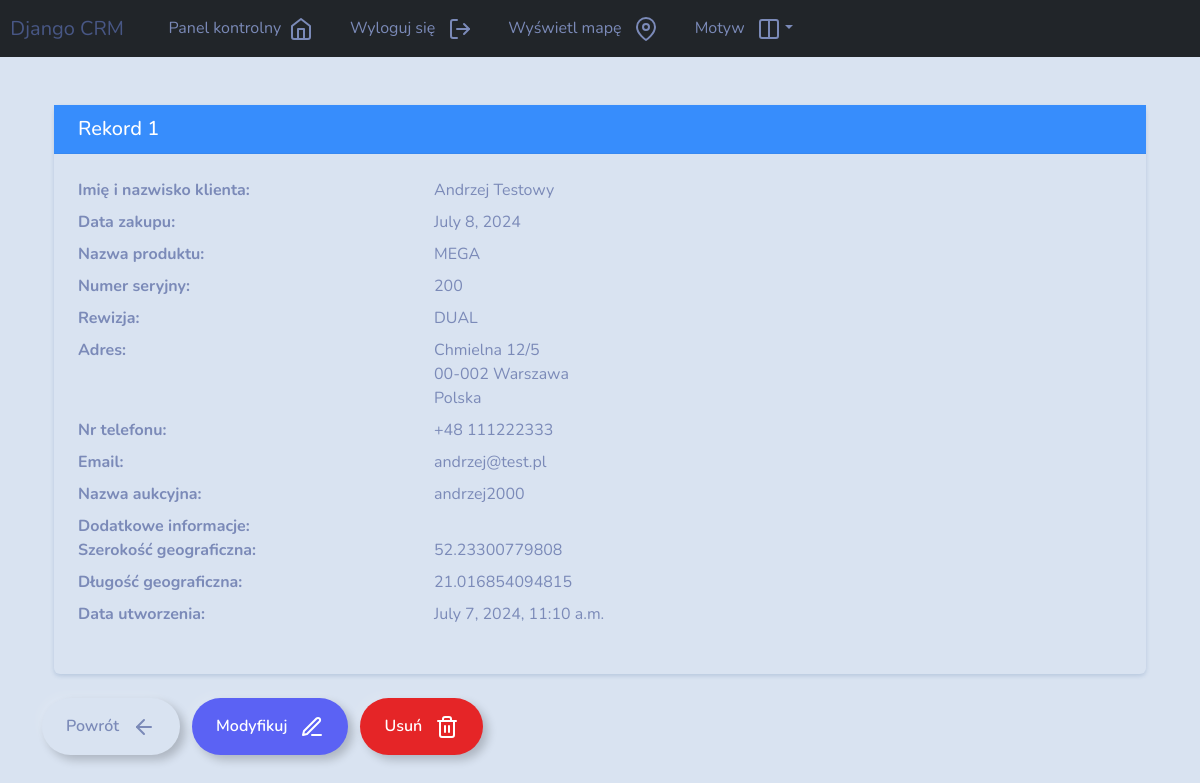
The page /record/1 (signed in) on the database its author committed.
### webapp/models.py (models this page shows, shortened)
class Record(models.Model):
    creation_date = models.DateTimeField(auto_now_add=True)
    purchase_date = models.DateField(blank=True, null=True)  # Allows blank and NULL
    product_name = models.CharField(max_length=100, blank=True)  # Allows blank
    serial_number = models.CharField(max_length=100, blank=True)  # Allows blank
    revision = models.CharField(max_length=100, blank=True)  # Allows blank
    customer_first_name = models.CharField(max_length=100, blank=True)  # Allows blank
    customer_last_name = models.CharField(max_length=100, blank=True)  # Allows blank
    address_street = models.CharField(max_length=100, blank=True)  # Allows blank
    address_building = models.CharField(max_length=100, blank=True)  # Allows blank
    address_apartment = models.CharField(max_length=100, blank=True)  # Allows blank
    address_city = models.CharField(max_length=100, blank=True)  # Allows blank
    address_postal_code = models.CharField(max_length=100, blank=True)  # Allows blank
    address_country = models.CharField(max_length=100, blank=True)  # Allows blank
    phone_number = models.CharField(max_length=100, blank=True)  # Allows blank
    email = models.EmailField(max_length=100, blank=True)  # Allows blank
    auction_name = models.CharField(max_length=100, blank=True)  # Allows blank
    additional_info = models.TextField(max_length=1000, blank=True)  # Allows blank
    gps_latitude = models.FloatField(null=True, blank=True)  # Allows NULL and blank
    gps_longitude = models.FloatField(null=True, blank=True)  # Allows NULL and blank

### webapp/views.py (the view)
# urls.py: path('record/<int:pk>', views.view_record, name='view_record'),
@login_required(login_url='user_login')
def view_record(request, pk):
    all_records = Record.objects.get(id=pk)
    context = {'record': all_records}
    return render(request, 'webapp/view_record.html', context=context)

### webapp/templates/webapp/view_record.html (shortened to what this page needs)
{% extends 'webapp/base.html' %}
{% block content %}
<div class="container py-4">
    <div class="card shadow-sm">
        <div class="card-header bg-primary text-white">
            <h5 class="mb-0">Rekord {{ record.id }}</h5>
        </div>
        <div class="card-body">
            <dl class="row">
                <dt class="col-sm-4">Imię i nazwisko klienta:</dt>
                <dd class="col-sm-8">{{record.customer_first_name}} {{record.customer_last_name}}</dd>
                <dt class="col-sm-4">Data zakupu:</dt>
                <dd class="col-sm-8">{{record.purchase_date}}</dd>
                <dt class="col-sm-4">Nazwa produktu:</dt>
                <dd class="col-sm-8">{{record.product_name}}</dd>
                <dt class="col-sm-4">Numer seryjny:</dt>
                <dd class="col-sm-8">{{record.serial_number}}</dd>
                <dt class="col-sm-4">Rewizja:</dt>
                <dd class="col-sm-8">{{record.revision}}</dd>
                <dt class="col-sm-4">Adres:</dt>
                <dd class="col-sm-8">
                    {{record.address_street}} {{record.address_building}}/{{record.address_apartment}}<br>
                    {{record.address_postal_code}} {{record.address_city}}<br>
                    {{record.address_country}}
                </dd>
                <dt class="col-sm-4">Nr telefonu:</dt>
                <dd class="col-sm-8">{{record.phone_number}}</dd>
                <dt class="col-sm-4">Email:</dt>
                <dd class="col-sm-8">{{record.email}}</dd>
                <dt class="col-sm-4">Nazwa aukcyjna:</dt>
                <dd class="col-sm-8">{{record.auction_name}}</dd>
                <dt class="col-sm-4">Dodatkowe informacje:</dt>
                <dd class="col-sm-8">{{record.additional_info}}</dd>
                <dt class="col-sm-4">Szerokość geograficzna:</dt>
                <dd class="col-sm-8">{{record.gps_latitude}}</dd>
                <dt class="col-sm-4">Długość geograficzna:</dt>
                <dd class="col-sm-8">{{record.gps_longitude}}</dd>
                <dt class="col-sm-4">Data utworzenia:</dt>
                <dd class="col-sm-8">{{record.creation_date}}</dd>
            </dl>
        </div>
    </div>
</div>
<a href="{% url 'dashboard' %}" class="btn btn-outline-secondary">Powrót &nbsp&nbsp<i data-feather="arrow-left"></i></a>
<a href="{% url 'update_record' record.id %}" class="btn btn-outline-info">Modyfikuj &nbsp&nbsp<i data-feather="edit-3"></i></a>
<a href="{% url 'delete_record' record.id %}" class="btn btn-outline-danger">Usuń &nbsp&nbsp<i data-feather="trash-2"></i></a>
{% endblock %}

### rows shown on the page
Record: id "1", customer_first_name "Andrzej", customer_last_name "Testowy", purchase_date "July 8, 2024", product_name "MEGA", serial_number "200", revision "DUAL", address_street "Chmielna", address_building "12", address_apartment "5", address_postal_code "00-002", address_city "Warszawa", address_country "Polska", phone_number "+48 111222333", email "andrzej@test.pl", auction_name "andrzej2000", gps_latitude "52.23300779808", gps_longitude "21.016854094815", creation_date "July 7, 2024, 11:10 a.m."
